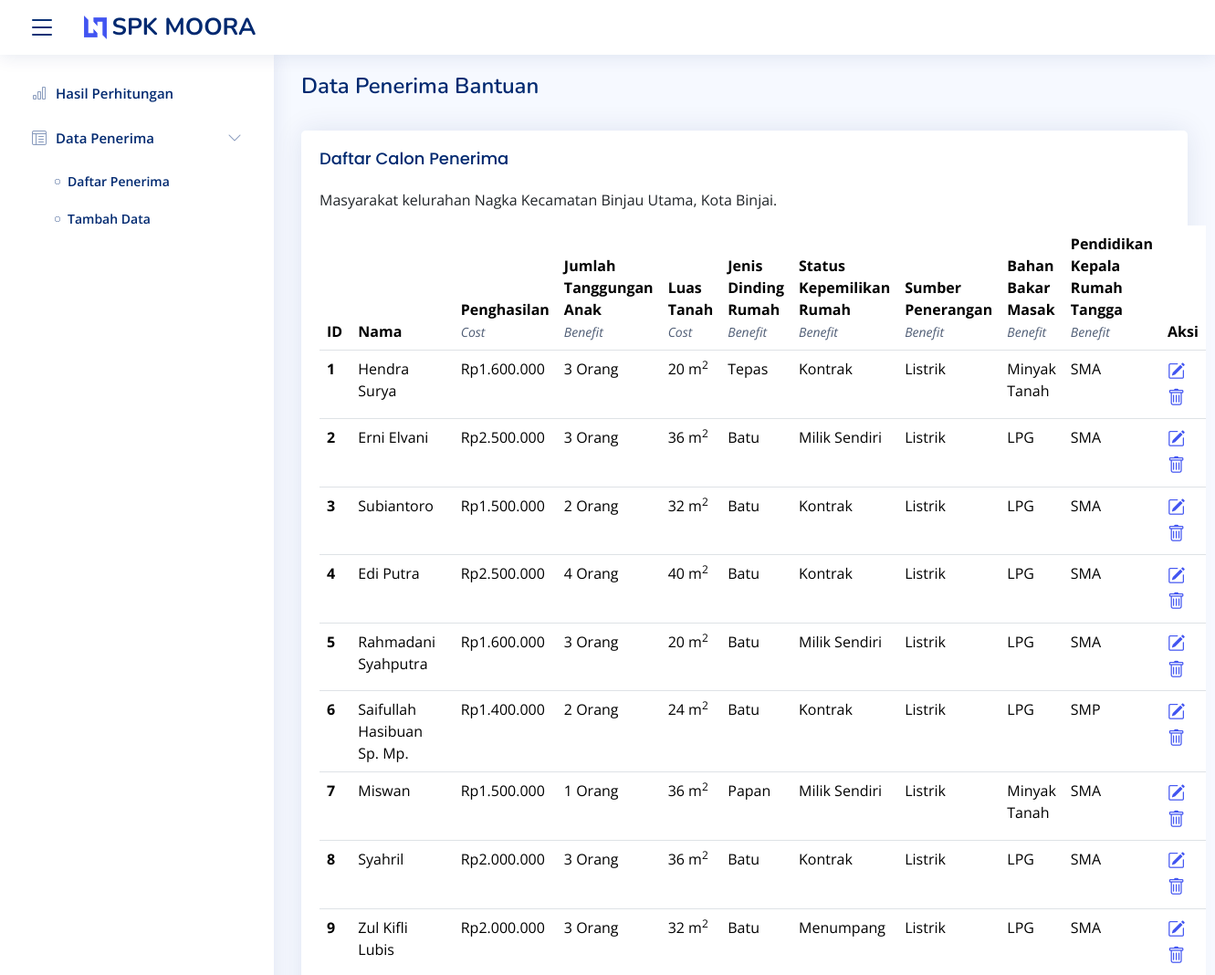
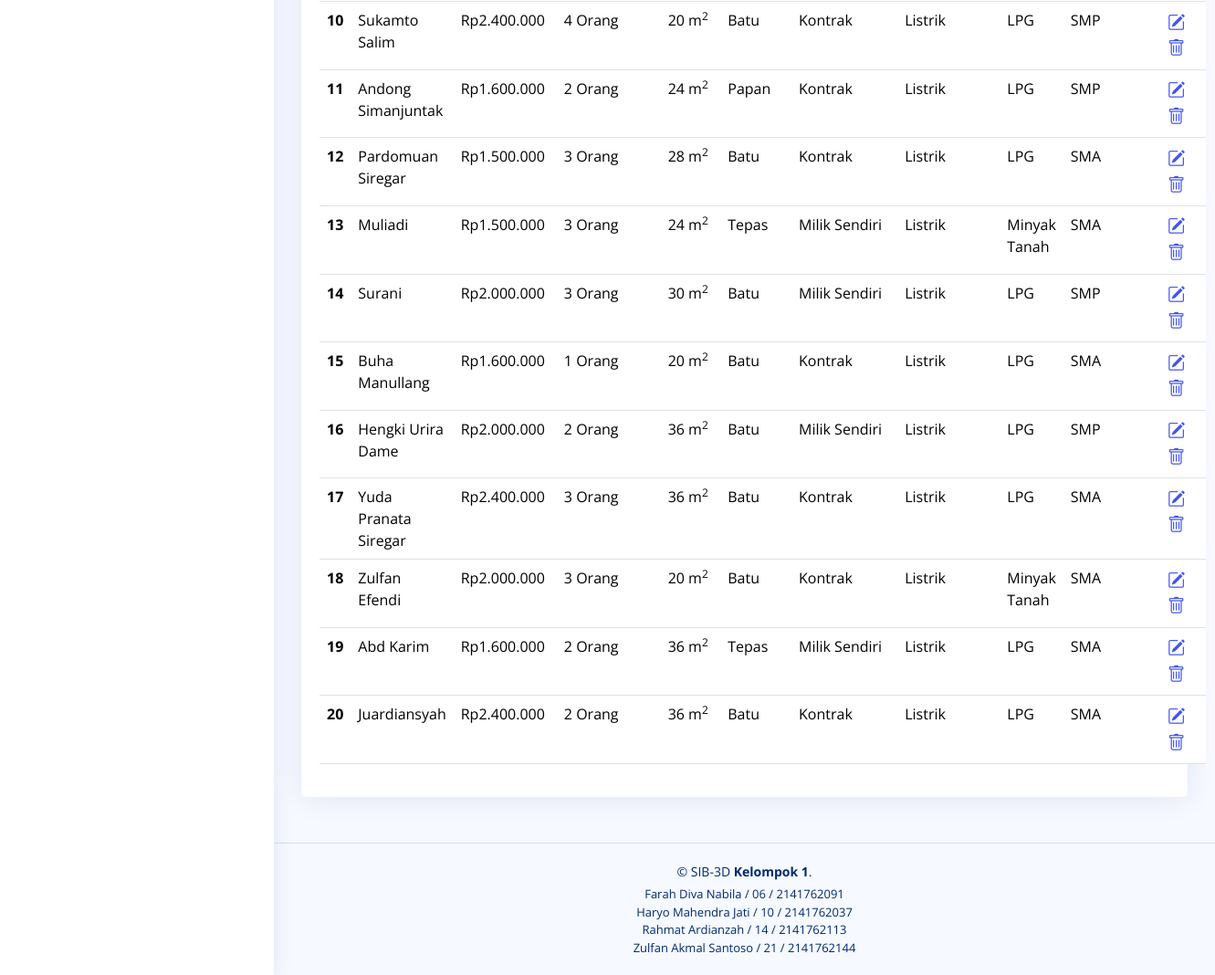
The page /page-data.php on the database its author committed (2 pictures, top to bottom).
### tables this page shows
CREATE TABLE `alternatif` (
  `id` int(11) NOT NULL,
  `nama` varchar(100) NOT NULL,
  `c1` int(11) NOT NULL,
  `c2` int(11) NOT NULL,
  `c3` int(11) NOT NULL,
  `c4` varchar(20) NOT NULL,
  `c5` varchar(20) NOT NULL,
  `c6` varchar(20) NOT NULL,
  `c7` varchar(20) NOT NULL,
  `c8` varchar(20) NOT NULL
);

### data.php (called while the page is built, shortened)
<?php
$kriteria = [
    ["nama" => "Penghasilan",                    "jenis" => "Cost",     "bobot" => 5],
    ["nama" => "Jumlah Tanggungan Anak",         "jenis" => "Benefit",  "bobot" => 4],
    ["nama" => "Luas Tanah",                     "jenis" => "Cost",     "bobot" => 3],
    ["nama" => "Jenis Dinding Rumah",            "jenis" => "Benefit",  "bobot" => 3],
    ["nama" => "Status Kepemilikan Rumah",       "jenis" => "Benefit",  "bobot" => 4],
    ["nama" => "Sumber Penerangan",              "jenis" => "Benefit",  "bobot" => 3],
    ["nama" => "Bahan Bakar Masak",              "jenis" => "Benefit",  "bobot" => 3],
    ["nama" => "Pendidikan Kepala Rumah Tangga", "jenis" => "Benefit",  "bobot" => 3]
];
$koneksi = mysqli_connect("localhost", "root", "", "spk_penerima_bantuan");
$query = "SELECT * FROM alternatif;";
$result = mysqli_query($koneksi, $query);
$alternatif = array();
while ($line = mysqli_fetch_array($result)){
    $alternatif[] = $line;
}
?>

### page-data.php (the view, shortened to what this page needs)
<!DOCTYPE html>
<html lang="en">
<head>
  <?php
  include 'head.php';
  ?>
</head>
<body>
  <?php
  include 'header.php';
  include 'sidebar.php';
  include 'data.php';
  ?>
  <main id="main" class="main">
    <div class="pagetitle">
      <h1>Data Penerima Bantuan</h1>
      <br>
    </div>
    <section class="section">
      <div class="row">
        <div class="col-lg-12">
          <div class="card">
            <div class="card-body">
              <h5 class="card-title">Daftar Calon Penerima</h5>
              <p>Masyarakat kelurahan Nagka Kecamatan Binjau Utama, Kota Binjai.</p>
              <table class="table datatable table-hover">
                <thead>
                  <tr>
                    <th scope="col">ID</th>
                    <th scope="col">Nama</th>
                    <?php
                    for ($i=0; $i<count($kriteria); $i++){
                      echo "<th scope='col'>" . $kriteria[$i]['nama'];
                      echo "<br><small id='jenis-k'>" . $kriteria[$i]['jenis'] . "</small>";
                      echo "</th>";
                    }
                    ?>
                    <th scope="col">Aksi</th>
                  </tr>
                </thead>
                <tbody>
                  <?php
                    foreach ($alternatif as $row){
                        echo "<tr id='" . $row['id'] . "'>";
                        echo "<th scope='row'>" . $row['id'] . "</th>";
                        echo "<td>" . $row['nama'] . "</td>";
                        echo "<td> Rp" . number_format($row['c1'], 0, ",", ".") . "</td>";
                        echo "<td>" . $row['c2'] . " Orang </td>";
                        echo "<td>" . $row['c3'] . " m<sup>2</sup></td>";
                        echo "<td>" . $row['c4'] . "</td>";
                        echo "<td>" . $row['c5'] . "</td>";
                        echo "<td>" . $row['c6'] . "</td>";
                        echo "<td>" . $row['c7'] . "</td>";
                        echo "<td>" . $row['c8'] . "</td>";
                        echo "<td style='width: 7%'><a class='bi bi-pencil-square' style='font-size: 1.2rem' href='page-edit.php?id=". $row['id'] . "'></a>";
                        echo "<a class='bi bi-trash remove' style='font-size: 1.2rem' href='hapus-data.php?id=". $row['id'] . "'></a></td>";
                        echo "</tr>";
                    }
                  ?>
                </tbody>
              </table>
            </div>
          </div>
        </div>
      </div>
    </section>
  </main>
  <?php include 'footer.php';?>
</body>
</html>

### assets/css/style.css (style rules this page uses)
:root { scroll-behavior: smooth; }
body { font-family: "Open Sans", sans-serif; background: #f6f9ff; color: #444444; }
a { color: #4154f1; text-decoration: none; }
h1, h2, h3, h4, h5, h6 { font-family: "Nunito", sans-serif; }
#main { margin-top: 60px; padding: 20px 30px; transition: all 0.3s; }
.pagetitle { margin-bottom: 10px; }
.pagetitle h1 { font-size: 24px; margin-bottom: 0; font-weight: 600; color: #012970; }
.card { margin-bottom: 30px; border: none; border-radius: 5px; box-shadow: 0px 0 30px rgba(1, 41, 112, 0.1); }
.card-title { padding: 20px 0 15px 0; font-size: 18px; font-weight: 500; color: #012970; font-family: "Poppins", sans-serif; }
.card-body { padding: 0 20px 20px 20px; }
@media (min-width: 1200px) { #main, #footer { margin-left: 300px; } }

### page-data.php (style rules this page uses)
#jenis-k { font-weight: 400; color: #4F5D75; font-style: italic; }

### rows shown on the page
alternatif: id "1", nama "Hendra Surya", c1 "1.600.000", c2 "3", c3 "20", c4 "Tepas", c5 "Kontrak", c6 "Listrik", c7 "Minyak Tanah", c8 "SMA"
alternatif: id "2", nama "Erni Elvani", c1 "2.500.000", c2 "3", c3 "36", c4 "Batu", c5 "Milik Sendiri", c6 "Listrik", c7 "LPG", c8 "SMA"
alternatif: id "3", nama "Subiantoro", c1 "1.500.000", c2 "2", c3 "32", c4 "Batu", c5 "Kontrak", c6 "Listrik", c7 "LPG", c8 "SMA"
alternatif: id "4", nama "Edi Putra", c1 "2.500.000", c2 "4", c3 "40", c4 "Batu", c5 "Kontrak", c6 "Listrik", c7 "LPG", c8 "SMA"
alternatif: id "5", nama "Rahmadani Syahputra", c1 "1.600.000", c2 "3", c3 "20", c4 "Batu", c5 "Milik Sendiri", c6 "Listrik", c7 "LPG", c8 "SMA"
alternatif: id "6", nama "Saifullah Hasibuan Sp. Mp.", c1 "1.400.000", c2 "2", c3 "24", c4 "Batu", c5 "Kontrak", c6 "Listrik", c7 "LPG", c8 "SMP"
alternatif: id "7", nama "Miswan", c1 "1.500.000", c2 "1", c3 "36", c4 "Papan", c5 "Milik Sendiri", c6 "Listrik", c7 "Minyak Tanah", c8 "SMA"
alternatif: id "8", nama "Syahril", c1 "2.000.000", c2 "3", c3 "36", c4 "Batu", c5 "Kontrak", c6 "Listrik", c7 "LPG", c8 "SMA"
alternatif: id "9", nama "Zul Kifli Lubis", c1 "2.000.000", c2 "3", c3 "32", c4 "Batu", c5 "Menumpang", c6 "Listrik", c7 "LPG", c8 "SMA"
alternatif: id "10", nama "Sukamto Salim", c1 "2.400.000", c2 "4", c3 "20", c4 "Batu", c5 "Kontrak", c6 "Listrik", c7 "LPG", c8 "SMP"
alternatif: id "11", nama "Andong Simanjuntak", c1 "1.600.000", c2 "2", c3 "24", c4 "Papan", c5 "Kontrak", c6 "Listrik", c7 "LPG", c8 "SMP"
alternatif: id "12", nama "Pardomuan Siregar", c1 "1.500.000", c2 "3", c3 "28", c4 "Batu", c5 "Kontrak", c6 "Listrik", c7 "LPG", c8 "SMA"
alternatif: id "13", nama "Muliadi", c1 "1.500.000", c2 "3", c3 "24", c4 "Tepas", c5 "Milik Sendiri", c6 "Listrik", c7 "Minyak Tanah", c8 "SMA"
alternatif: id "14", nama "Surani", c1 "2.000.000", c2 "3", c3 "30", c4 "Batu", c5 "Milik Sendiri", c6 "Listrik", c7 "LPG", c8 "SMP"
alternatif: id "15", nama "Buha Manullang", c1 "1.600.000", c2 "1", c3 "20", c4 "Batu", c5 "Kontrak", c6 "Listrik", c7 "LPG", c8 "SMA"
alternatif: id "16", nama "Hengki Urira Dame", c1 "2.000.000", c2 "2", c3 "36", c4 "Batu", c5 "Milik Sendiri", c6 "Listrik", c7 "LPG", c8 "SMP"
alternatif: id "17", nama "Yuda Pranata Siregar", c1 "2.400.000", c2 "3", c3 "36", c4 "Batu", c5 "Kontrak", c6 "Listrik", c7 "LPG", c8 "SMA"
alternatif: id "18", nama "Zulfan Efendi", c1 "2.000.000", c2 "3", c3 "20", c4 "Batu", c5 "Kontrak", c6 "Listrik", c7 "Minyak Tanah", c8 "SMA"
alternatif: id "19", nama "Abd Karim", c1 "1.600.000", c2 "2", c3 "36", c4 "Tepas", c5 "Milik Sendiri", c6 "Listrik", c7 "LPG", c8 "SMA"
alternatif: id "20", nama "Juardiansyah", c1 "2.400.000", c2 "2", c3 "36", c4 "Batu", c5 "Kontrak", c6 "Listrik", c7 "LPG", c8 "SMA"

### other values the page prints
$kriteria[$i]['nama'] "Penghasilan"
$kriteria[$i]['jenis'] "Cost"
$kriteria[$i]['nama'] "Jumlah Tanggungan Anak"
$kriteria[$i]['jenis'] "Benefit"
$kriteria[$i]['nama'] "Luas Tanah"
$kriteria[$i]['nama'] "Jenis Dinding Rumah"
$kriteria[$i]['nama'] "Status Kepemilikan Rumah"
$kriteria[$i]['nama'] "Sumber Penerangan"
$kriteria[$i]['nama'] "Bahan Bakar Masak"
$kriteria[$i]['nama'] "Pendidikan Kepala Rumah Tangga"
